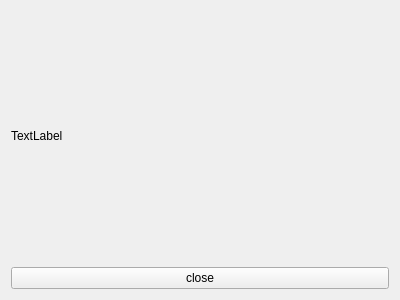
<?xml version="1.0" encoding="UTF-8"?>
<ui version="4.0">
 <class>MyWidget</class>
 <widget class="QWidget" name="MyWidget">
  <property name="geometry">
   <rect>
    <x>0</x>
    <y>0</y>
    <width>400</width>
    <height>300</height>
   </rect>
  </property>
  <property name="windowTitle">
   <string>MyWidget</string>
  </property>
  <layout class="QGridLayout" name="gridLayout">
   <item row="0" column="0">
    <widget class="MyLabel" name="label">
     <property name="text">
      <string>TextLabel</string>
     </property>
    </widget>
   </item>
   <item row="1" column="0">
    <widget class="MyButton" name="pushButton">
     <property name="text">
      <string>close</string>
     </property>
    </widget>
   </item>
  </layout>
 </widget>
 <layoutdefault spacing="6" margin="11"/>
 <customwidgets>
  <customwidget>
   <class>MyLabel</class>
   <extends>QLabel</extends>
   <header location="global">mylabel.h</header>
  </customwidget>
  <customwidget>
   <class>MyButton</class>
   <extends>QPushButton</extends>
   <header location="global">mybutton.h</header>
  </customwidget>
 </customwidgets>
 <resources/>
 <connections/>
</ui>
